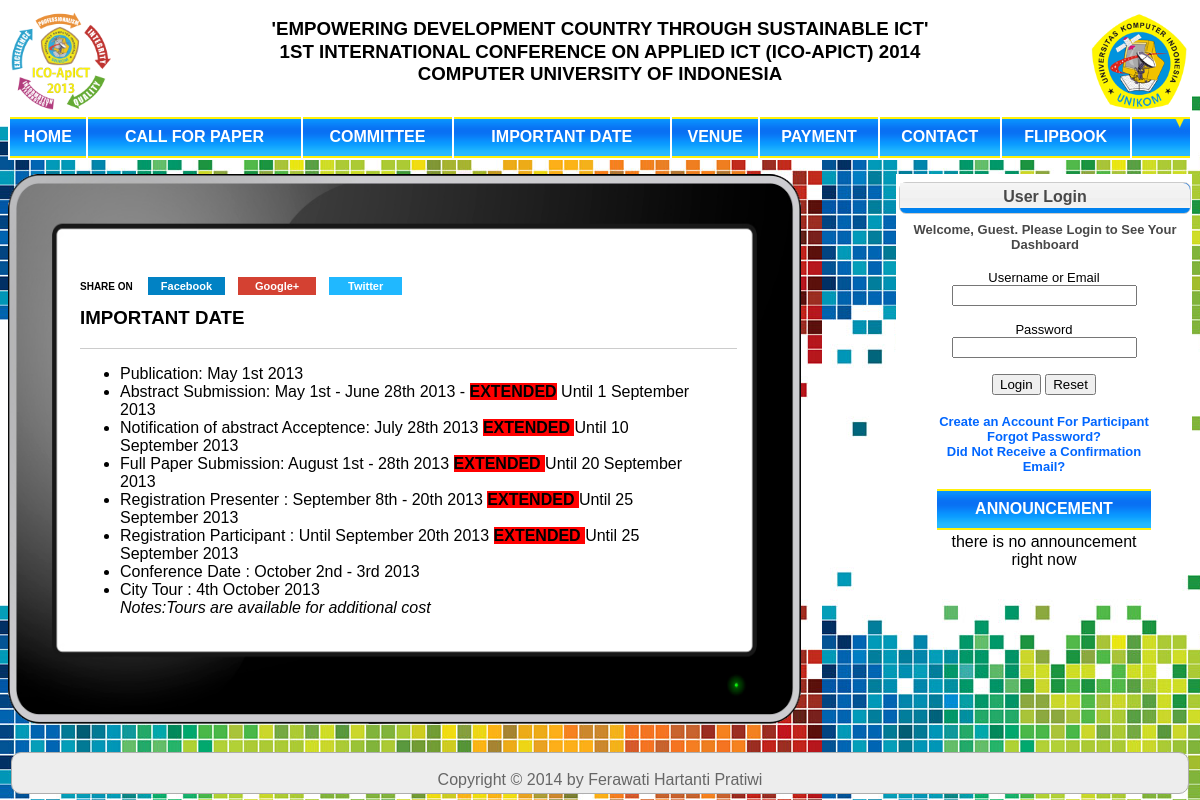
The app's page /important_date.php with its own data.
### tables this page shows
CREATE TABLE IF NOT EXISTS `cms_header` (
  `id_header` int(11) NOT NULL AUTO_INCREMENT,
  `tema_acara` varchar(100) DEFAULT NULL,
  `nama_acara` varchar(100) DEFAULT NULL,
  `akronim` varchar(25) DEFAULT NULL,
  `tempat_acara` varchar(100) DEFAULT NULL,
  `id_tahun` int(11) DEFAULT NULL,
  `logo_satu` varchar(100) DEFAULT NULL,
  `logo_dua` varchar(100) DEFAULT NULL,
  `id_pengguna` int(11) DEFAULT NULL,
  PRIMARY KEY (`id_header`),
  KEY `id_tahun` (`id_tahun`),
  KEY `id_pengguna` (`id_pengguna`)
);

CREATE TABLE IF NOT EXISTS `cms_tahun` (
  `id_tahun` int(11) NOT NULL AUTO_INCREMENT,
  `bil_tahun` char(4) NOT NULL,
  `kode_aktif` enum('0','1') NOT NULL DEFAULT '0',
  `tgl_akhir` date DEFAULT '0000-00-00',
  PRIMARY KEY (`id_tahun`),
  UNIQUE KEY `bil_tahun` (`bil_tahun`)
);

CREATE TABLE IF NOT EXISTS `cms_menu` (
  `id_menu` int(11) NOT NULL AUTO_INCREMENT,
  `nama_menu` varchar(20) DEFAULT NULL,
  `link_file` varchar(100) DEFAULT NULL,
  `ext` varchar(10) DEFAULT 'php',
  `title` varchar(200) DEFAULT NULL,
  `isi` text,
  `id_order_urutan` int(11) DEFAULT NULL,
  `kode_aktif` enum('0','1') DEFAULT '0',
  `date` date DEFAULT NULL,
  `id_pengguna` int(11) DEFAULT NULL,
  PRIMARY KEY (`id_menu`),
  KEY `id_order_urutan` (`id_order_urutan`),
  KEY `id_pengguna` (`id_pengguna`)
);

CREATE TABLE IF NOT EXISTS `cms_postingan` (
  `id_postingan` int(11) NOT NULL AUTO_INCREMENT,
  `judul` varchar(200) DEFAULT NULL,
  `content` text,
  `id_pengguna` int(11) DEFAULT NULL,
  `kategori_posting` enum('1','2','3','4','5','6','7','8','9','10','11','12','13','14','15') DEFAULT NULL,
  `date` date DEFAULT NULL,
  PRIMARY KEY (`id_postingan`),
  KEY `id_pengguna` (`id_pengguna`),
  KEY `id_kategori_posting` (`kategori_posting`)
);

CREATE TABLE IF NOT EXISTS `cms_template` (
  `id_template` int(11) NOT NULL AUTO_INCREMENT,
  `isi_template` varchar(300) DEFAULT NULL,
  `urutan_tampil` int(11) DEFAULT NULL,
  `kode_aktif` enum('0','1') DEFAULT NULL,
  `kode_template` char(1) DEFAULT NULL,
  `id_pengguna` int(11) DEFAULT NULL,
  PRIMARY KEY (`id_template`),
  KEY `id_pengguna` (`id_pengguna`)
);

CREATE TABLE IF NOT EXISTS `cms_footer` (
  `id_footer` int(11) NOT NULL AUTO_INCREMENT,
  `copyright` varchar(50) DEFAULT NULL,
  `id_tahun` int(11) DEFAULT NULL,
  `id_pengguna` int(11) DEFAULT NULL,
  PRIMARY KEY (`id_footer`),
  KEY `id_tahun` (`id_tahun`),
  KEY `id_pengguna` (`id_pengguna`)
);

### important_date.php (the view, shortened to what this page needs)
<?php
	include('include/library.php');
	$sql = "select * from cms_template where kode_aktif=1 and urutan_tampil=1";
	$res = mysql_query($sql);
	while($select_result = mysql_fetch_array($res))
	{
		$satu=$select_result['isi_template'];
	}
if(isset($_SESSION['login_member']))
{
	if(($_SESSION['login_member']==true)&&($_SESSION['aktif']=="1"))
	{
		include("redirectview_index.php");
		echo "<meta http-equiv='refresh' content='1;url=peserta/index.php'>";
	}
	else if(($_SESSION['login_member']==true)&&($_SESSION['aktif']=="2"))
	{
		include("redirectview_index.php");
		echo "<meta http-equiv='refresh' content='1;url=admin/index.php'>";
	}
	else if(($_SESSION['login_member']==true)&&($_SESSION['aktif']=="3"))
	{
		include("redirectview_index.php");
		echo "<meta http-equiv='refresh' content='1;url=panitia/index.php'>";
	}
	else if(($_SESSION['login_member']==true)&&($_SESSION['aktif']=="4"))
	{
		include("redirectview_index.php");
		echo "<meta http-equiv='refresh' content='1;url=reviewer/index.php'>";
	}
	else if(($_SESSION['login_member']==true)&&($_SESSION['aktif']=="5"))
	{
		include("redirectview_index.php");
		echo "<meta http-equiv='refresh' content='1;url=pimpinan/index.php'>";
	}
}
else
{
?>
<html>
	<head>
		<link type="text/css" href="css/css.css" rel="stylesheet">
    </head>
    <body background="gambar/<?php echo "$satu"; ?>" onLoad="self.focus();document.form1.username.focus()">
		<?php include ('header.php');
			$sql = "select * from cms_template where kode_aktif=1 and urutan_tampil=2";
			$res = mysql_query($sql);
			while($select_result = mysql_fetch_array($res))
			{
				$dua=$select_result['isi_template'];
			}
			echo "$dua";
				$sql = "select * from cms_template where kode_aktif=1 and urutan_tampil=3";
				$res = mysql_query($sql);
				while($select_result = mysql_fetch_array($res))
				{
					$tiga=$select_result['isi_template'];
				}
				echo "$tiga";
				?>
			<div class='share'>
<span style='float:left;margin-right:15px;margin-top:1px'>Share on</span>
<a class='share_facebook' href='https://www.facebook.com/sharer.php?u=http://seminar-penelitian.com/important_date.php' onclick='window.open(this.href,"_blank","height=430,width=640");return false;' rel='nofollow' title='Share to Facebook'>Facebook</a>
<a class='share_google' href='https://plus.google.com/share?url=http://seminar-penelitian.com/important_date.php' onclick='window.open(this.href,"_blank","height=600,width=530");return false;' rel='nofollow' title='Share to Google+'>Google+</a>
<a class='share_twitter' href='https://twitter.com/share?url=http://seminar-penelitian.com/important_date.php' onclick='window.open(this.href,"_blank","height=430,width=640");return false;' rel='nofollow' title='Share to Twitter'>Twitter</a>
</div>
				<?php
								$sql = "select * from cms_postingan
								where kategori_posting='11'";
								$res = mysql_query($sql);
								while($select_result = mysql_fetch_array($res))
								{
									$judul = $select_result['judul'];
									$upjudul=strtoupper($judul);
									$content=$select_result['content'];
									echo "$upjudul";
			?>
				<?php
				$sql = "select * from cms_template where kode_aktif=1 and urutan_tampil=4";
				$res = mysql_query($sql);
				while($select_result = mysql_fetch_array($res))
				{
					$empat=$select_result['isi_template'];
				}
				echo "$empat";
									echo "$content";
									}
			$sql = "select * from cms_template where kode_aktif=1 and urutan_tampil=6";
			$res = mysql_query($sql);
			while($select_result = mysql_fetch_array($res))
			{
				$enam=$select_result['isi_template'];
			}
			echo "$enam";
			include('menu_login.php');
				$sql = "select * from cms_template where kode_aktif=1 and urutan_tampil=7";
			$res = mysql_query($sql);
			while($select_result = mysql_fetch_array($res))
			{
				$tujuh=$select_result['isi_template'];
			}
			echo "$tujuh";?>
		<?php include('footer.php'); ?>
	</body>
</html>
<?php
}
?>

### header.php (shortened to what this page needs)
<table width=100% border="0" bgcolor="#FFFFFF">
	<tr>
			<?php
				if(isset($_SESSION['login_member']))
				{
					if(($_SESSION['login_member']==true)&&($_SESSION['aktif']=="1")||($_SESSION['aktif']=="2")||($_SESSION['aktif']=="3")||($_SESSION['aktif']=="4")||($_SESSION['aktif']=="5"))
						{
							$link=koneksi_db();
							$sql2 = "select * from cms_header,cms_tahun
									where cms_header.id_tahun=cms_tahun.id_tahun
									and cms_tahun.kode_aktif='1'";
							$res2 = mysql_query($sql2);
								while($select_result2 = mysql_fetch_array($res2))
								{
									$tema_acara=$select_result2['tema_acara'];
									$uptema=strtoupper($tema_acara);
									$nama_acara=$select_result2['nama_acara'];
									$upnama=strtoupper($nama_acara);
									$tahun=$select_result2['bil_tahun'];
									$tempat=$select_result2['tempat_acara'];
									$uptempat=strtoupper($tempat);
									$logo_satu=$select_result2['logo_satu'];
									$logo_dua=$select_result2['logo_dua'];
									$akronim=$select_result2['akronim'];
									$upakronim=strtoupper($akronim);
								echo "
									<td align='left'><img src='../logo/$logo_satu' width='100' title='Logo Acara' /></td>
									<td align='center'>
										<h3><b>'$uptema'<br>$upnama&nbsp;($upakronim)&nbsp;$tahun<br>$uptempat</b></h3>
									</td>
									<td align='right'><img src='../logo/$logo_dua' width='100' title='Logo Universitas' /></td>";
								}
						}
				}
				else
				{
							$sql2 = "select * from cms_header,cms_tahun
									where cms_header.id_tahun=cms_tahun.id_tahun
									and cms_tahun.kode_aktif='1'";
							$res2 = mysql_query($sql2);
								while($select_result2 = mysql_fetch_array($res2))
								{
									$tema_acara=$select_result2['tema_acara'];
									$uptema=strtoupper($tema_acara);
									$nama_acara=$select_result2['nama_acara'];
									$upnama=strtoupper($nama_acara);
									$tahun=$select_result2['bil_tahun'];
									$tempat=$select_result2['tempat_acara'];
									$uptempat=strtoupper($tempat);
									$logo_satu=$select_result2['logo_satu'];
									$logo_dua=$select_result2['logo_dua'];
									$akronim=$select_result2['akronim'];
									$upakronim=strtoupper($akronim);
								echo "
									<td align='kiri'><img src='logo/$logo_satu' width='100' title='Logo Acara' /></td>
									<td align='center'>
										<h3><b>'$uptema'<br>$upnama&nbsp;($upakronim)&nbsp;$tahun<br>$uptempat</b></h3>
									</td>
									<td align='right'><img src='logo/$logo_dua' width='100' title='Logo Universitas' /></td>";
								}
				}
			?>
	</tr>
</table>
<table width=100% bgcolor="#FFFFFF">
	<tr align="center">
			<?php
				if(isset($_SESSION['login_member']))
				{
					if(($_SESSION['login_member']==true)&&($_SESSION['aktif']=="1")||($_SESSION['aktif']=="2")||($_SESSION['aktif']=="3")||($_SESSION['aktif']=="4")||($_SESSION['aktif']=="5"))
					{
							$nama_pengguna=$_SESSION['nama_pengguna'];
							$ucnama=ucwords($nama_pengguna);
							echo "
							<td align='left' background='../gambar/headerbg_2.jpg' style='border-top: 5px solid #F3F3F3;'>Welcome, ";echo $ucnama; echo"</td>
							";
							if ($_SESSION['aktif']=="1") {
								$id=$_SESSION['id_pengguna'];
								$query="select * from cms_peserta
										where cms_peserta.id_pengguna='$id'
										and kategori_peserta is not null";
								$res_query = mysql_query($query);
								$banyakrecord=mysql_num_rows($res_query);
								if($banyakrecord>0)
								{
									echo "<td background='../gambar/blockdefault.gif' width=5% height='40' align='center'><a href='index.php'><b><font color='#FFFFFF'>Home</font></b></a></td>";
									echo "<td background='../gambar/blockdefault.gif' width=5% height='40' align='center'><a href='../logout.php'><b><font color='#FFFFFF'>LOG OUT</font></b></a></td>";
								}
								else
								{
									echo "<td background='../gambar/blockdefault.gif' width=5% height='40' align='center'><a href='../logout.php'><b><font color='#FFFFFF'>LOG OUT</font></b></a></td>";
								}
						}
						else
						{
								echo "<td background='../gambar/blockdefault.gif' width=5% height='40' align='center'><a href='index.php'><b><font color='#FFFFFF'>Home</font></b></a></td>";
								echo "<td background='../gambar/blockdefault.gif' width=5% height='40' align='center'><a href='../logout.php'><b><font color='#FFFFFF'>LOG OUT</font></b></a></td>";
						}
					}
				}
				else
				{
					$sql4 = "select * from cms_menu,cms_order_urutan
							where cms_menu.id_order_urutan=cms_order_urutan.id_order_urutan
							and cms_menu.kode_aktif='1'
							order by cms_menu.id_order_urutan";
					$res4 = mysql_query($sql4);
					while($select_result4 = mysql_fetch_array($res4))
					{
						$menu=$select_result4['nama_menu'];
						$link=$select_result4['link_file'];
						$ext=$select_result4['ext'];
					echo "<td background='gambar/headerbg.jpg' height='41'>
					<a href='$link.$ext'><b><font color='white'>";echo strtoupper($menu); echo"</font></b></a></td>";
					}
					echo "<td background='gambar/headerbg_4.jpg' width=5% height='40' align='center'></td>
					";
				}
			?>
	</tr>
</table>
<br>

### menu_login.php (shortened to what this page needs)
<div id="right-side">
	<div id="login-box">
		<div class="header">
			User Login
			<p>
			<?php
				if(isset($_SESSION['login_member']))
				{
					if(($_SESSION['login_member']==true)&&($_SESSION['aktif']=="1")&&($_SESSION['username']))
						{
							echo "Welcome, ".$_SESSION['nama'];
						}
				}
				else
				{
					echo "<font size='-1'>Welcome, Guest. Please Login to See Your Dashboard</font?";
				}
			?>
		</div>
	</div>
</div>
<br /><br /><br />
<div id="menu">
	<table border="0" width=75% height="100" align="center" bgcolor="#FFFFFF">
		<tr>
			<td>
				<?php form_login();
				$sql3 = "select * from cms_tahun
						where kode_aktif='1'";
				$query3 = mysql_query($sql3);
				$banyakrecord3=mysql_num_rows($query3);
				if($banyakrecord3>0)
				{
					while($select_result = mysql_fetch_array($query3))
					{
						$tgl_akhir = $select_result['tgl_akhir'];
					}
					$tgl_now=date('Y-m-d');
					if ($tgl_now<>$tgl_akhir)
					{
				?>
				<a href="daftar_akun.php"><font size="2"><center><b>Create an Account For Participant</b></center></font></a>
				<?php
					}
				}
				?>
				<a href="lost_password.php"><font size="2"><center><b>Forgot Password?</b></center></font></a>
				<a href="konfirm.php"><font size="2"><center><b>Did Not Receive a Confirmation Email?</b></center></font></a>
			</td>
		</tr>
		<tr>
			<td height="10"></td>
		</tr>
	<?php
	$sql = "select * from cms_postingan
			where kategori_posting='1'";
	$res = mysql_query($sql);
	$banyakrecord=mysql_num_rows($res);
	if($banyakrecord>0)
	{
		while($select_result = mysql_fetch_array($res))
		{
			$judul = $select_result['judul'];
			$upjudul=strtoupper($judul);
			$content=$select_result['content'];
			$uccontent=ucfirst($content);
		}
		?>
				<tr align="center">
					<td background="gambar/headerbg.jpg" height="41"><?php echo "<b><font color='white'>$upjudul</font</b>"; ?></td>
				</tr>
				<tr align="center">
					<td><?php echo "$uccontent"; ?></td>
				</tr>
	<?php
	}
	else
	{
		echo "there is no announcement";
	}
	?>
	</table>
</div>

### footer.php (shortened to what this page needs)
<?php
if(!isset($_SESSION['login_member']))
{
?>
<br />
<table width=100% align="center">
	<tr>
		<td align="center">
			<div id="i-footer">
			<?php
				$sql = "select * from cms_footer,cms_tahun
				where cms_footer.id_tahun=cms_tahun.id_tahun
				and cms_tahun.kode_aktif='1'";
				$res = mysql_query($sql);
				while($select_result = mysql_fetch_array($res))
				{
					$copy=$select_result['copyright'];
					$uccopy=ucwords($copy);
					$tahun=$select_result['bil_tahun'];
					echo "<div id='footer-center'><br />Copyright &copy; $tahun by $uccopy</div>";
				}
			?>
			</div>
		</td>
	</tr>
</table>
<?php
}
?>

### css/css.css (style rules this page uses)
body { font-family:Verdana, Geneva, Arial, Helvetica, sans-serif; font-size:12px; }
.monitor { width:100%; height:550px; background:url(../gambar/monitor.png) no-repeat left; background-size:67% 100%; }
.hidden-scrollbar { background-color:#FFFFFF; border:0px solid #666; color:#000000; overflow:hidden; width:81%; text-align:left; position:static; height:400px; }
.hidden-scrollbar .inner { height:400px; overflow:auto; margin:10px -300px 10px 10px; padding-right:300px; }
#i-footer { width:auto; height:40px; border:#aeaeae solid 1px; background:#ededed; margin: 20px auto auto auto; color:#666; -moz-border-radius:10px; -webkit-border-radius:10px; }
#footer-center { float:none; text-align:center; }
a { text-decoration:none; border:none; color:#0066FF; }
#right-side { width:auto; float:none; }
#login-box { width:100%; background: url(../gambar/blockdefault_2.gif) repeat left; border:1px solid #ccc; text-align:center; padding-bottom:5px; margin:5px 0; -moz-border-radius:7px; -webkit-border-radius:7px; }
#login-box .header { background: url(../gambar/headerbg_2.jpg) repeat left; height:20px; color:#484848; font-weight:bold; padding-top:5px; text-align:center; -moz-border-radius-topright:7px; -webkit-border-top-right-radius:7px; -moz-border-radius-topleft:7px; }
.share { font-family: Oswald, Arial, sans-serif; font-size: 10px; position:static; text-transform: uppercase; margin: 10px 0; padding: 0px 0 4px; }
.share a { color: #fff; font-size: 11px; margin-right: 10px; text-align: center; text-transform: none; }
.share_facebook { background: #0182c4; padding: 3px 13px; }
.share_google { background: #d44132; padding: 3px 17px; }
.share_twitter { background: #20b8ff; padding: 3px 19px; }
ol,ul,dl { *margin-right: 0px; padding: 0 40px; }
h1,h2,h3,h4,h5,h6 { font-weight: normal; line-height: 1.2; }
hr { border: 0px; border-top: 1px solid #ccc; }

### records on screen
cms_header: logo_satu (picture), tema_acara "EMPOWERING DEVELOPMENT COUNTRY THROUGH SUSTAINABLE ICT", nama_acara "1ST INTERNATIONAL CONFERENCE ON APPLIED ICT", akronim "ICO-APICT", id_tahun.bil_tahun "2014", tempat_acara "COMPUTER UNIVERSITY OF INDONESIA", logo_dua (picture)
cms_menu: nama_menu "HOME"
cms_menu: nama_menu "CALL FOR PAPER"
cms_menu: nama_menu "COMMITTEE"
cms_menu: nama_menu "IMPORTANT DATE"
cms_menu: nama_menu "VENUE"
cms_menu: nama_menu "PAYMENT"
cms_menu: nama_menu "CONTACT"
cms_menu: nama_menu "FLIPBOOK"
cms_postingan: judul "IMPORTANT DATE", content "Publication: May 1st 2013 Abstract Submission: May 1st - June 28th 2013 - EXTENDED Until 1 September 2013 Notification of abstract Acceptence: July 28th 2013 EXTENDED Until 10 September 2013 Full Paper Submission: August 1st - 28th 2013 EXTENDED Until 20 September 2013 Registration Presenter : September 8th - 20th 2013 EXTENDED Until 25 September 2013 Registration Participant : Until September 20th 2013 EXTENDED Until 25 September 2013 Conference Date : October 2nd - 3rd 2013 City Tour : 4th October 2013 Notes:Tours are available for additional cost"
cms_postingan: judul "ANNOUNCEMENT", content "there is no announcement right now"
cms_footer: id_tahun.bil_tahun "2014", copyright "Ferawati Hartanti Pratiwi"
